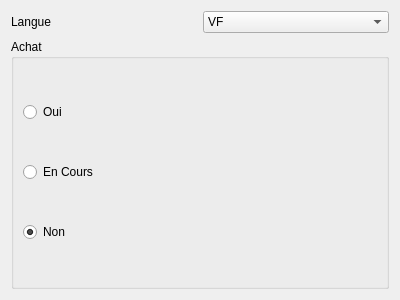
<?xml version="1.0" encoding="UTF-8"?>
<ui version="4.0">
 <class>WizardPageJDR</class>
 <widget class="QWizardPage" name="WizardPageJDR">
  <property name="geometry">
   <rect>
    <x>0</x>
    <y>0</y>
    <width>400</width>
    <height>300</height>
   </rect>
  </property>
  <property name="windowTitle">
   <string>WizardPage</string>
  </property>
  <property name="title">
   <string>Page 2</string>
  </property>
  <attribute name="pageId">
   <string notr="true">Page 2</string>
  </attribute>
  <layout class="QGridLayout" name="gridLayout">
   <item row="1" column="0">
    <layout class="QHBoxLayout" name="horizontalLayout">
     <item>
      <widget class="QLabel" name="label">
       <property name="text">
        <string>Langue</string>
       </property>
      </widget>
     </item>
     <item>
      <widget class="QComboBox" name="w_langue">
       <item>
        <property name="text">
         <string>VF</string>
        </property>
       </item>
       <item>
        <property name="text">
         <string>VO</string>
        </property>
       </item>
      </widget>
     </item>
    </layout>
   </item>
   <item row="2" column="0">
    <layout class="QHBoxLayout" name="horizontalLayout_2">
     <item>
      <widget class="QGroupBox" name="groupBox">
       <property name="title">
        <string>Achat</string>
       </property>
       <layout class="QVBoxLayout" name="verticalLayout">
        <item>
         <widget class="QRadioButton" name="w_oui">
          <property name="text">
           <string>Oui</string>
          </property>
         </widget>
        </item>
        <item>
         <widget class="QRadioButton" name="w_encours">
          <property name="text">
           <string>En Cours</string>
          </property>
         </widget>
        </item>
        <item>
         <widget class="QRadioButton" name="w_non">
          <property name="text">
           <string>Non</string>
          </property>
          <property name="checked">
           <bool>true</bool>
          </property>
         </widget>
        </item>
       </layout>
      </widget>
     </item>
    </layout>
   </item>
  </layout>
 </widget>
 <resources/>
 <connections/>
</ui>
